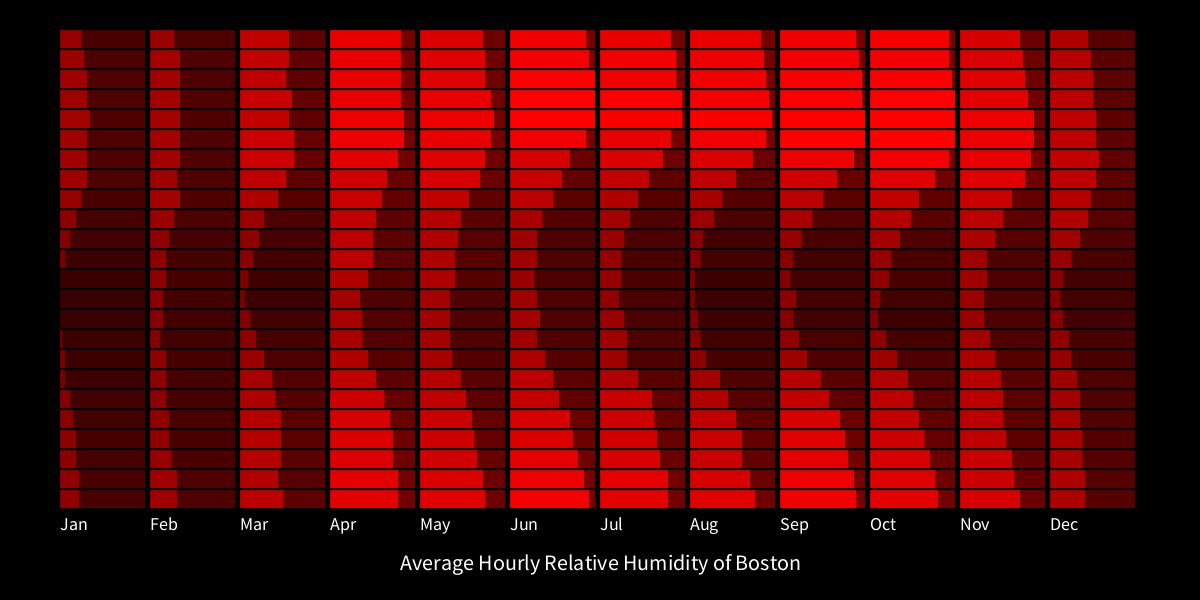
Frame 1 (no input)
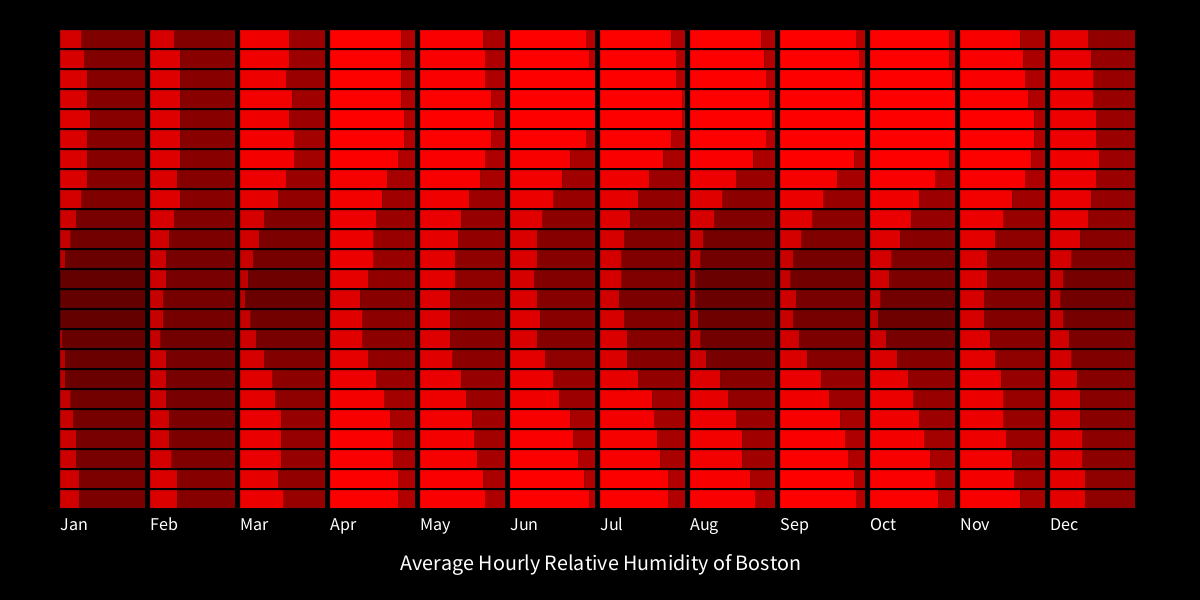
Frame 2 (the mouse pressed at the canvas centre, redrawn once)

The Processing sketch that drew these frames (run headless with seeded random() and noise(); the mouse was pressed at the canvas centre and the sketch redrawn once):

// Processing sketch: processing_117717
// ── processing_117717.pde

String[] month={"Jan","Feb","Mar","Apr","May","Jun","Jul","Aug","Sep","Oct","Nov","Dec"};
float[] humidity00={58,59,68,76,73,78,76,76,78,79,72,64,59,61,68,76,74,79,78,77,79,79,73,65,60,61,67,76,74,81,78,78,80,80,74,66,60,61,69,76,76,81,80,79,80,81,75,66,61,61,68,77,77,81,80,80,81,81,77,67,60,61,70,77,76,78,76,78,81,81,77,67};
float[] humidity06={60,61,70,75,74,72,73,73,77,79,76,68,60,60,67,71,72,69,68,67,71,74,74,67,58,61,64,69,68,66,64,62,66,68,69,65,56,59,59,67,65,62,61,59,62,65,66,64,54,57,57,66,64,60,59,55,58,61,63,61,52,56,55,66,63,60,58,54,55,58,60,58};
float[] humidity12={50,56,53,64,63,59,58,52,54,57,60,55,50,55,52,61,61,60,57,52,56,54,59,54,50,55,54,62,61,61,59,53,55,53,59,55,51,54,56,62,61,60,60,54,57,56,61,57,52,56,59,64,62,63,60,56,60,60,63,58,52,56,62,67,65,66,64,61,65,64,65,60};
float[] humidity18={54,56,63,70,67,68,69,64,68,66,66,61,55,57,65,72,69,72,70,67,72,68,66,61,56,57,65,73,70,73,71,69,74,70,67,62,56,58,65,73,71,75,72,69,75,72,69,62,57,60,64,75,73,77,75,72,77,74,70,63,57,60,66,75,74,79,75,74,78,75,72,63};
float[] wholeDay= concat(concat(humidity00,humidity06),concat(humidity12,humidity18));
void setup(){
  size (1200,600);
  background(0);
  smooth();
  strokeWeight(0.1);
  textSize(22);
  text("Average Hourly Relative Humidity of Boston",400,570);
  for (int i=0; i<=11; i++){
    textSize(18);
    text(month[i],width*0.05+i*width*0.9/month.length,530);
  }
  
}

void draw(){
  float x = width*0.05;
  float y = height*0.05;
  float deltaX = width*0.9/month.length;
  float w = deltaX*0.2;
  float deltaY = height*0.8/6;
  float v = deltaY*0.25;
  
  float min = min(wholeDay);
  float max = max(wholeDay);
  for (float value : wholeDay){
    float a = map(value, min, max, 0, 85);
    float aT = map(value, min/2, max, 0, 255);
    fill(255, 0, 0, aT);
    rect(x,y,a,w);
    fill(255, 0, 0, aT/2);
    rect(x+a,y,85-a,w);
    x = x + deltaX; 
    if (x > width*0.9){
     x = width*0.05;
     y = y +v;
    }
  
  } 
  noLoop(); 
}
